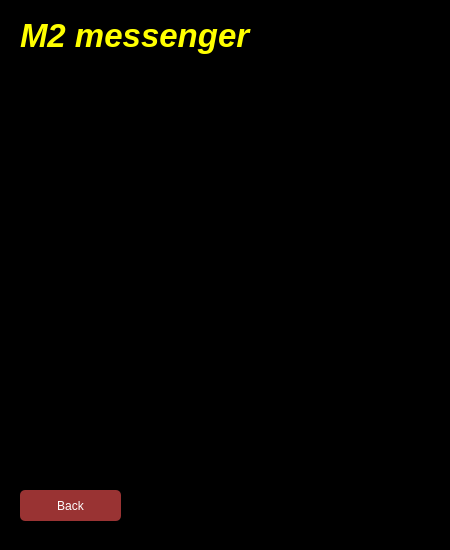
<?xml version="1.0" encoding="UTF-8"?>
<ui version="4.0">
 <class>userlist</class>
 <widget class="QWidget" name="userlist">
  <property name="geometry">
   <rect>
    <x>0</x>
    <y>0</y>
    <width>450</width>
    <height>550</height>
   </rect>
  </property>
  <property name="windowTitle">
   <string>Form</string>
  </property>
  <property name="styleSheet">
   <string notr="true">background-color: rgb(0, 0, 0);
</string>
  </property>
  <widget class="QTextBrowser" name="textBrowser">
   <property name="geometry">
    <rect>
     <x>20</x>
     <y>80</y>
     <width>411</width>
     <height>391</height>
    </rect>
   </property>
   <property name="styleSheet">
    <string notr="true">QTextBrowsert#textBrowser {
Padding: 1px;
Border-radius: 7px;
Color: #fefefe;
background-color: rgb(42, 46, 52);
border-style: solid solid solid solid ;
 border-width: 2px;
	border-color: rgb(25, 69, 105);
}

QTextBrowser#textBrowser:hover {
background-color: rgb(42, 46, 52);
border-style: solid solid solid solid ;
 border-width: 2px;
color: rgb(241, 182, 88);
	border-color: rgb(32, 88, 134);
}</string>
   </property>
  </widget>
  <widget class="QPushButton" name="pushButton">
   <property name="geometry">
    <rect>
     <x>20</x>
     <y>490</y>
     <width>101</width>
     <height>31</height>
    </rect>
   </property>
   <property name="styleSheet">
    <string notr="true">QPushButton#pushButton {
color: white;
border-radius: 5px;
Background: #933;
color: #fefefe;
}

QPushButton#pushButton:hover {
	background-color: rgb(42, 46, 52);
border-style: solid;
 border-width: 1px;
	color: rgb(241, 182, 88);
}

QPushButton#pushButton:pressed {
border-style: solid;
border-width: 1px;
	background-color: rgb(25, 69, 105);
	color: rgb(85, 255, 255);
}</string>
   </property>
   <property name="text">
    <string>Back</string>
   </property>
  </widget>
  <widget class="QLabel" name="label">
   <property name="geometry">
    <rect>
     <x>20</x>
     <y>0</y>
     <width>291</width>
     <height>71</height>
    </rect>
   </property>
   <property name="font">
    <font>
     <pointsize>25</pointsize>
     <italic>true</italic>
     <bold>true</bold>
    </font>
   </property>
   <property name="styleSheet">
    <string notr="true">color:rgb(255,255,0)	;</string>
   </property>
   <property name="text">
    <string>M2 messenger</string>
   </property>
  </widget>
 </widget>
 <resources/>
 <connections/>
</ui>
